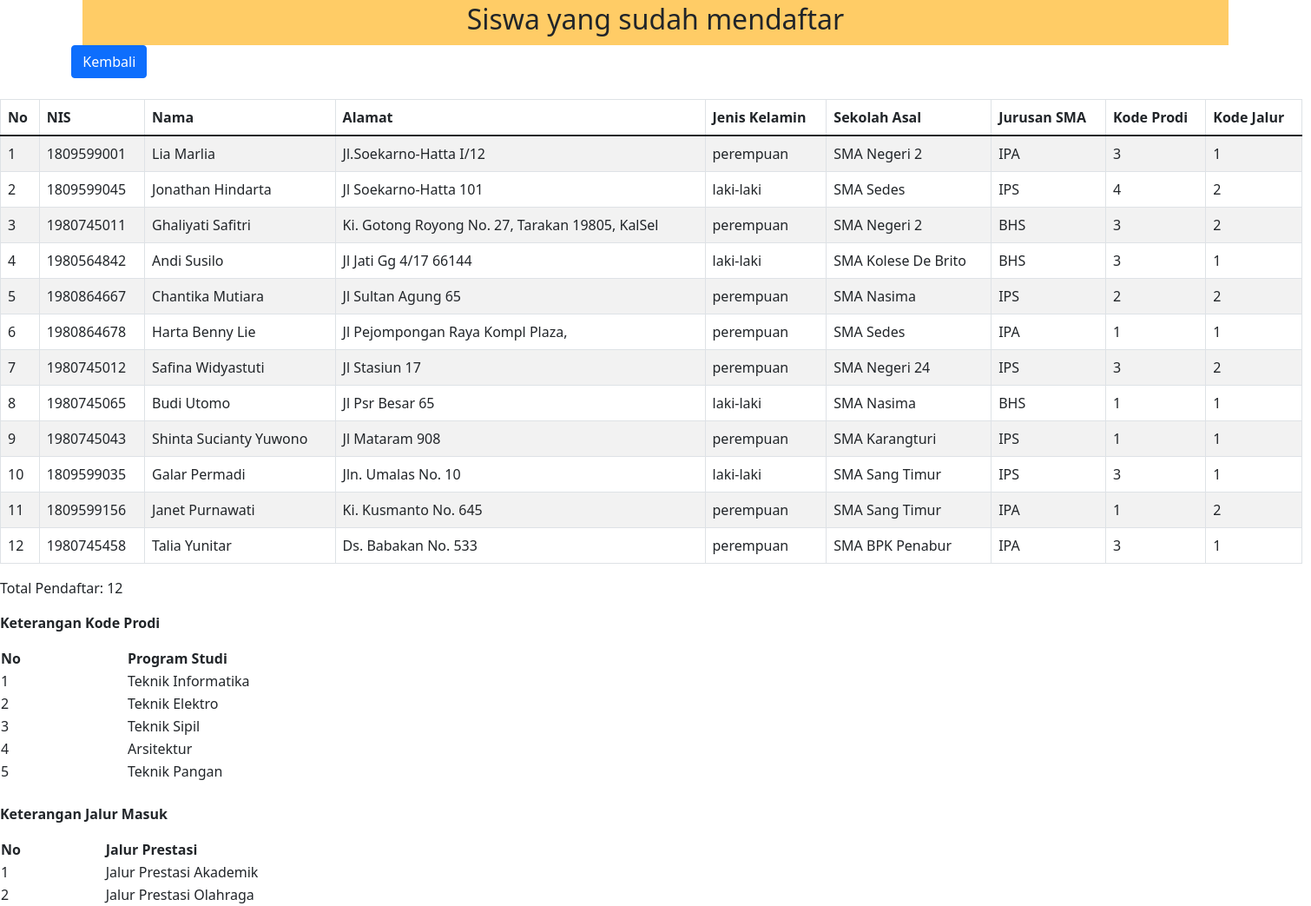
The app's page /list-siswa2.php with its own data.
### tables this page shows
CREATE TABLE `calon_mahasiswa` (
  `id` int(11) NOT NULL,
  `NIS` varchar(25) NOT NULL,
  `nama` varchar(64) NOT NULL,
  `alamat` varchar(255) NOT NULL,
  `jenis_kelamin` varchar(16) NOT NULL,
  `agama` varchar(16) NOT NULL,
  `sekolah_asal` varchar(64) NOT NULL,
  `Jurusan_SMA` varchar(3) NOT NULL,
  `Kode_Prodi` int(11) NOT NULL,
  `Kode_Jalur` int(11) NOT NULL
);

### list-siswa2.php (the view, shortened to what this page needs)
<?php include("config.php"); ?>
<!DOCTYPE html>
<html>
<head>
    <link href="https://cdn.jsdelivr.net/npm/bootstrap@5.1.3/dist/css/bootstrap.min.css" rel="stylesheet">
</head>
<body>
	<div class="container yellow-background">
      <div class="title">
        <h2 class="container yellow-background">Siswa yang sudah mendaftar</h2>
      </div>
    </div>
	<div class="col-2">
		<a href="index.php"><button type="button" class="btn btn-primary">Kembali</button></a>
    </div>
	<br>
	<table class="table table-striped table-bordered table-hover align-self-center" style="width: 1500px">
	<thead>
		<tr>
			<th>No</th>
			<th>NIS</th>
			<th>Nama</th>
			<th>Alamat</th>
			<th>Jenis Kelamin</th>
			<th>Sekolah Asal</th>
			<th>Jurusan SMA</th>
			<th>Kode Prodi</th>
			<th>Kode Jalur</th>
		</tr>
	</thead>
	<tbody>
		<?php
		$sql = "SELECT * FROM calon_mahasiswa";
		$query = mysqli_query($db, $sql);
		while($siswa = mysqli_fetch_array($query)){
			echo "<tr>";
			echo "<td>".$siswa['id']."</td>";
			echo "<td>".$siswa['NIS']."</td>";
			echo "<td>".$siswa['nama']."</td>";
			echo "<td>".$siswa['alamat']."</td>";
			echo "<td>".$siswa['jenis_kelamin']."</td>";
			echo "<td>".$siswa['sekolah_asal']."</td>";
			echo "<td>".$siswa['Jurusan_SMA']."</td>";
			echo "<td>".$siswa['Kode_Prodi']."</td>";
			echo "<td>".$siswa['Kode_Jalur']."</td>";
			echo "</tr>";
		}
		?>
	</tbody>
	</table>
	<p>Total Pendaftar: <?php echo mysqli_num_rows($query) ?></p>
	<p><strong>Keterangan Kode Prodi</strong></p>
	<table>
      <thead>
        <tr>
          <th scope="col">No</th>
          <th scope="col">Program Studi</th>
        </tr>
      </thead>
      <tbody>
        <tr>
          <td>1</td>
          <td>Teknik Informatika</td>
        </tr>
        <tr>
          <td>2</td>
          <td>Teknik Elektro</td>
        </tr>
        <tr>
          <td>3</td>
          <td>Teknik Sipil</td>
        </tr>
        <tr>
          <td>4</td>
          <td>Arsitektur</td>
        </tr>
		<tr>
          <td>5</td>
          <td>Teknik Pangan</td>
        </tr>
      </tbody>
    </table>
	<br>
	<p><strong>Keterangan Jalur Masuk</strong></p>
	<table>
      <thead>
        <tr>
          <th scope="col">No</th>
          <th scope="col">Jalur Prestasi</th>
        </tr>
      </thead>
      <tbody>
        <tr>
          <td>1</td>
          <td>Jalur Prestasi Akademik</td>
        </tr>
        <tr>
          <td>2</td>
          <td>Jalur Prestasi Olahraga</td>
        </tr>
      </tbody>
    </table>
	</body>
</html>

### list-siswa2.php (style rules this page uses)
.yellow-background { background-color: rgb(255, 204, 102); }
.title { padding-top: 3px; padding-bottom: 3px; width: 800px; margin: auto; }
h2 { text-align: center }
table { width: 65%; }
div { text-align: center }

### records on screen
calon_mahasiswa: id "1", NIS "1809599001", nama "Lia Marlia", alamat "Jl.Soekarno-Hatta I/12", jenis_kelamin "perempuan", sekolah_asal "SMA Negeri 2", Jurusan_SMA "IPA", Kode_Prodi "3", Kode_Jalur "1"
calon_mahasiswa: id "2", NIS "1809599045", nama "Jonathan Hindarta", alamat "Jl Soekarno-Hatta 101", jenis_kelamin "laki-laki", sekolah_asal "SMA Sedes", Jurusan_SMA "IPS", Kode_Prodi "4", Kode_Jalur "2"
calon_mahasiswa: id "3", NIS "1980745011", nama "Ghaliyati Safitri", alamat "Ki. Gotong Royong No. 27, Tarakan 19805, KalSel", jenis_kelamin "perempuan", sekolah_asal "SMA Negeri 2", Jurusan_SMA "BHS", Kode_Prodi "3", Kode_Jalur "2"
calon_mahasiswa: id "4", NIS "1980564842", nama "Andi Susilo", alamat "Jl Jati Gg 4/17 66144", jenis_kelamin "laki-laki", sekolah_asal "SMA Kolese De Brito", Jurusan_SMA "BHS", Kode_Prodi "3", Kode_Jalur "1"
calon_mahasiswa: id "5", NIS "1980864667", nama "Chantika Mutiara", alamat "Jl Sultan Agung 65", jenis_kelamin "perempuan", sekolah_asal "SMA Nasima", Jurusan_SMA "IPS", Kode_Prodi "2", Kode_Jalur "2"
calon_mahasiswa: id "6", NIS "1980864678", nama "Harta Benny Lie", alamat "Jl Pejompongan Raya Kompl Plaza,", jenis_kelamin "perempuan", sekolah_asal "SMA Sedes", Jurusan_SMA "IPA", Kode_Prodi "1", Kode_Jalur "1"
calon_mahasiswa: id "7", NIS "1980745012", nama "Safina Widyastuti", alamat "Jl Stasiun 17", jenis_kelamin "perempuan", sekolah_asal "SMA Negeri 24", Jurusan_SMA "IPS", Kode_Prodi "3", Kode_Jalur "2"
calon_mahasiswa: id "8", NIS "1980745065", nama "Budi Utomo", alamat "Jl Psr Besar 65", jenis_kelamin "laki-laki", sekolah_asal "SMA Nasima", Jurusan_SMA "BHS", Kode_Prodi "1", Kode_Jalur "1"
calon_mahasiswa: id "9", NIS "1980745043", nama "Shinta Sucianty Yuwono", alamat "Jl Mataram 908", jenis_kelamin "perempuan", sekolah_asal "SMA Karangturi", Jurusan_SMA "IPS", Kode_Prodi "1", Kode_Jalur "1"
calon_mahasiswa: id "10", NIS "1809599035", nama "Galar Permadi", alamat "Jln. Umalas No. 10", jenis_kelamin "laki-laki", sekolah_asal "SMA Sang Timur", Jurusan_SMA "IPS", Kode_Prodi "3", Kode_Jalur "1"
calon_mahasiswa: id "11", NIS "1809599156", nama "Janet Purnawati", alamat "Ki. Kusmanto No. 645", jenis_kelamin "perempuan", sekolah_asal "SMA Sang Timur", Jurusan_SMA "IPA", Kode_Prodi "1", Kode_Jalur "2"
calon_mahasiswa: id "12", NIS "1980745458", nama "Talia Yunitar", alamat "Ds. Babakan No. 533", jenis_kelamin "perempuan", sekolah_asal "SMA BPK Penabur", Jurusan_SMA "IPA", Kode_Prodi "3", Kode_Jalur "1"

### other values on screen
mysqli_num_rows($query) "12"
